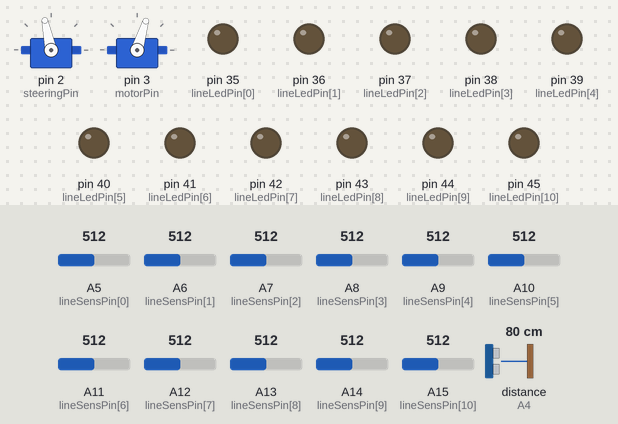
The sketch below on a simulated Arduino Mega 2560, built with avr-gcc and run on an emulated ATmega2560. Shown: 2 × servo, output pins drawn as LEDs (lit = HIGH). The test bench sets the inputs (shaded band); at power-on: A7 (lineSensPin[2]) = 512, A5 (lineSensPin[0]) = 512, A6 (lineSensPin[1]) = 512, A8 (lineSensPin[3]) = 512, A9 (lineSensPin[4]) = 512, A10 (lineSensPin[5]) = 512, A11 (lineSensPin[6]) = 512, A12 (lineSensPin[7]) = 512, A13 (lineSensPin[8]) = 512, A14 (lineSensPin[9]) = 512, A15 (lineSensPin[10]) = 512, distance to the obstacle (sensor on A4) 80 cm. What the sketch prints to the serial monitor is not drawn.

Above: at 4.2 s.
4.3 s: A7 (lineSensPin[2]) set to 556
7.3 s: A7 (lineSensPin[2]) set to 582
At 7.7 s:
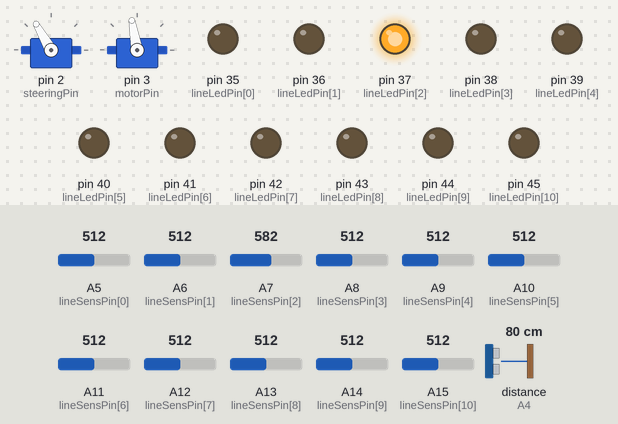
8.8 s: A5 (lineSensPin[0]) set to 543
10.3 s: A5 (lineSensPin[0]) set to 569
At 11.2 s:
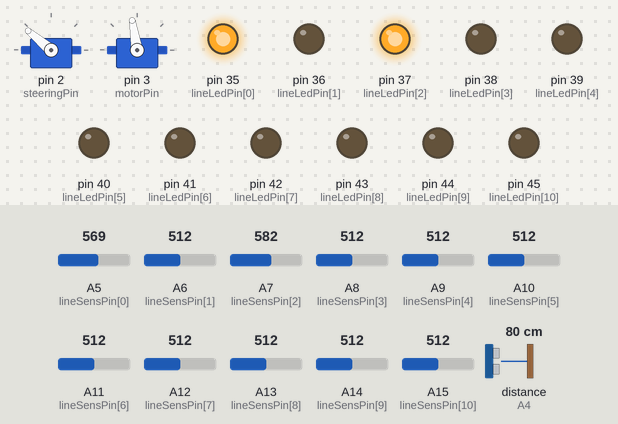
11.8 s: A6 (lineSensPin[1]) set to 587
13.3 s: A6 (lineSensPin[1]) set to 613
At 14.0 s:
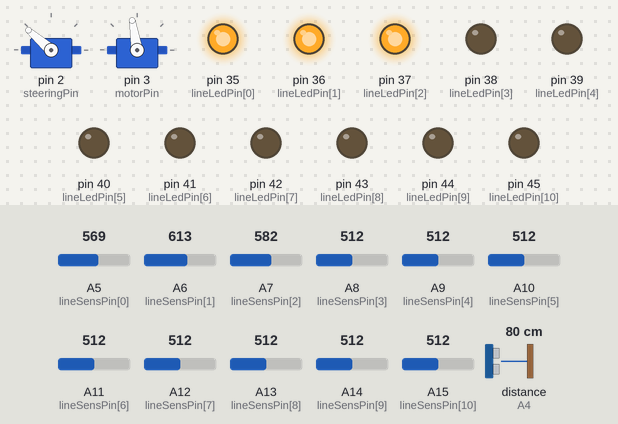
Timing chart, 0 to 15.8 s (numbered marks = the images above; inputs shaded):
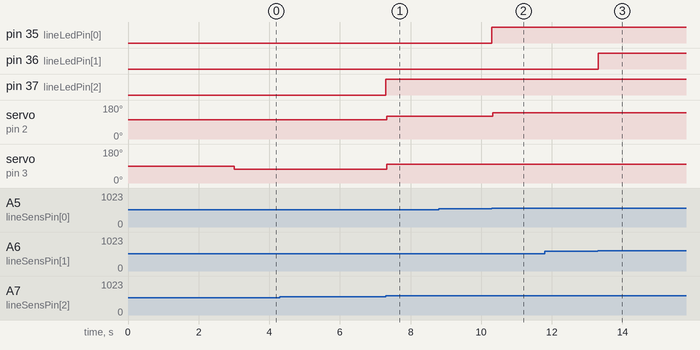

The sketch:

CamroV3.ino
```cpp
#include <SharpIR.h>
//CamroV3.ino

#include <Servo.h>

const byte lineSensCount = 11;
const byte lineSensPin[lineSensCount]  =        { A5,   A6,   A7,   A8,   A9,  A10,  A11,  A12,  A13,  A14,  A15};
const byte lineLedPin[lineSensCount]   =        { 35,   36,   37,   38,   39,   40,   41,   42,   43,   44,   45};
const float lineSensSensitivity[lineSensCount]= {0.92,   1,	0.94, 0.98,	0.96,	 1,	 1.1, 1.02,	0.94, 1.05,	0.89};

int sensitivity=600;

const byte steeringPin = 2;
const int steeringCenter = 1600;
const int steeringLeftMax = 1900;
const int steeringRightMax = 1300;
const int steeringMax = 300;

const byte motorPin = 3;
const int maxSpeed = 1591;//1591
const int minSpeed = 1577;
const int zeroSpeed = 1500;
const int fullBrake = 1300;
const int reverseSpeed = 1414;
const int brakeCoef = 15;
int motorSpeed;

int lineSensValues[lineSensCount];
const float lineSensCoefs[lineSensCount] = {1,	 0.58,	 0.3,	 0.2,	 0.1,	 0 ,	 -0.1,	 -0.2,	 -0.3,	 -0.58,	 -1};
// повороты
const float difTurnCoef = 0.1;
const float proporcTurnCoef = 0.98;
int steeringAngle, steeringAngleOld;
float angleTurn=0, angleTurnOld=0; //pov

int activeSens=0;
int steeringTurn=0;
int whiteAmount=0;

//время
int timer=0;
int nowTime=0;
int oldTime=0;
int deltaTime=0;

const int frontDictancePin = A4;
int frontDictance = 1000;

const long serialMonitorSpeed = 38400;
const long serialSirSpeed = 115200;
Servo serv;
Servo dvig;


void setup() {
  // put your setup code here, to run once:
Serial.begin(serialMonitorSpeed);
Serial1.begin(serialSirSpeed);

for (int i=0; i<lineSensCount; i ++)
{
	pinMode(lineLedPin[i], OUTPUT);
    pinMode(lineSensPin[i], INPUT);
    //lineSensValues[i]=analogRead(lineSensPin[i]);

}
serv.attach(steeringPin);
dvig.attach(motorPin);
serv.writeMicroseconds(steeringCenter);
delay(3000);
dvig.writeMicroseconds(zeroSpeed);
}

void loop()
{
	activeSens=0;
	steeringAngle=0;

	ReadingSensorsAndLED();

	if (activeSens ==0) {dvig.writeMicroseconds(fullBrake); return;}

	DistanceTest();

	//if (frontDictance < 40 ) {dvig.writeMicroseconds(fullBrake); return;}

	DriveNoPID();
}

void DriveNoPID()
{
	int gainSteeting=1;
	if (lineSensValues[5] < sensitivity*lineSensSensitivity[6]) gainSteeting = 2;

	angleTurn = (steeringAngle*gainSteeting)/activeSens;
	steeringTurn = angleTurn+steeringCenter;
	motorSpeed = maxSpeed-(angleTurn/brakeCoef);
	Serial.println(motorSpeed);
	serv.writeMicroseconds(steeringTurn);
	dvig.writeMicroseconds(motorSpeed);
}

void WhiteTest()
{

}

void DistanceTest()
{
	SharpIR sharp(frontDictancePin, 1080);
	frontDictance=sharp.distance();
	//Serial.println(frontDictance, DEC);
}

void ReadingSensorsAndLED()
{
	//int SensTest=0;
	for (int i=0; i<lineSensCount; i++)
	{
    	lineSensValues[i] = analogRead(lineSensPin[i]);

    	//Serial.print(lineSensValues[i]*lineSensSensitivity[i]);
    	//Serial.print("  --  ");
		if (lineSensValues[i] > sensitivity*lineSensSensitivity[i])
		{
			digitalWrite(lineLedPin[i], HIGH);
			steeringAngle += steeringMax*lineSensCoefs[i];
			activeSens+=1;
		}
		else
		{
			digitalWrite(lineLedPin[i], LOW);

		}

	}
	//Serial.println();

	Serial.print(steeringAngle/activeSens);
	Serial.print(' ');
	//Serial.println();
	//SensTest = analogRead(lineSensPin[6]);
	//Serial.println(SensTest, DEC);
}


/*
void drivePID()
{
nowTime=millis();
activeSens=0;
steeringAngle=0;

	for (int i=0; i<lineSensCount; i++)
	{
		pinMode(lineLedPin[i], OUTPUT);
    	pinMode(lineSensPin[i], INPUT);
    	lineSensValues[i] = analogRead(lineSensPin[i]);
		if (lineSensValues[i] > sensitivity)
		{
			digitalWrite(lineLedPin[i], HIGH);
			steeringAngle = steeringMax*lineSensCoefs[i];
			activeSens+=1;
		}
		else
		{
			digitalWrite(lineLedPin[i], LOW);
		}
	}
angleTurn = steeringAngle/activeSens;

deltaTime=nowTime - oldTime;
oldTime = nowTime;
angleTurn = (proporcTurnCoef*angleTurn) + (difTurnCoef*((angleTurn - angleTurnOld)/deltaTime))

steeringTurn = angleTurn+steeringCenter;
motorSpeed = max(maxSpeed-(angleTurn/brakeCoef), minSpeed);
serv.writeMicroseconds(steeringTurn);
dvig.writeMicroseconds(motorSpeed);
}

void IrDa()
{

}


void outputing(linePosition, steeringAngleWheel, speedDrive) //,signalsSvetofor, pedestrian,)
{
	print(linePosition);
	print(' ');
	print(steeringAngleWheel);
	print(' ');
	println(speedDrive);

}

*/
```

Measured:
- the behaviour switches between 564 and 565 on A7 (lineSensPin[2]) (found by bisection; images 0 and 1)
- the behaviour switches between 552 and 553 on A5 (lineSensPin[0]) (found by bisection; images 1 and 2)
- the behaviour switches between 600 and 601 on A6 (lineSensPin[1]) (found by bisection; images 2 and 3)
- after the input at 4.3 s, every drawn part: stays the same
- after the input at 7.3 s, pin 37 (lineLedPin[2]): LOW → HIGH at once; servo on pin 2 (steeringPin): 102° → 120° at once; servo on pin 3 (motorPin): 73° → 100° at once
- after the input at 8.8 s, every drawn part: stays the same
- after the input at 10.3 s, pin 35 (lineLedPin[0]): LOW → HIGH at once; servo on pin 2 (steeringPin): 120° → 140° at once; servo on pin 3 (motorPin): 100° → 99° at once
- after the input at 11.8 s, every drawn part: stays the same
- after the input at 13.3 s, pin 36 (lineLedPin[1]): LOW → HIGH at once; servo on pin 2 (steeringPin): 140° → 139° at once
